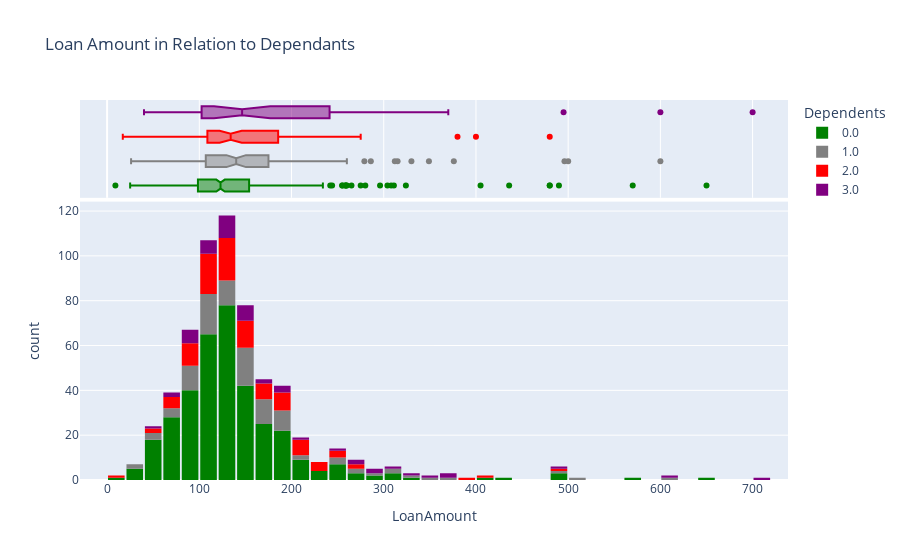

This figure's notebook cell:
### Code cell
fig = px.histogram(loan_data, x='LoanAmount', marginal='box', color='Dependents', color_discrete_sequence=['green', 'grey', 'red', 'purple'], title='Loan Amount in Relation to Dependants')
fig.update_layout(bargap=0.1)
fig.show()

### Figure 1 — Plotly figure (JSON) as saved in the notebook; plotly's stock layout.template omitted (floating-point values rounded to 4 significant figures; data arrays with more than 128 entries replaced by an {"elided": "..."} marker saying what was removed)
{"data": [{"alignmentgroup": "True", "bingroup": "x", "hovertemplate": "Dependents=0.0<br>LoanAmount=%{x}<br>count=%{y}<extra></extra>", "legendgroup": "0.0", "marker": {"color": "green"}, "name": "0.0", "offsetgroup": "0.0", "orientation": "v", "showlegend": true, "type": "histogram", "x": {"elided": "360 float values"}, "xaxis": "x", "yaxis": "y"}, {"alignmentgroup": "True", "hovertemplate": "Dependents=0.0<br>LoanAmount=%{x}<extra></extra>", "legendgroup": "0.0", "marker": {"color": "green"}, "name": "0.0", "notched": true, "offsetgroup": "0.0", "showlegend": false, "type": "box", "x": {"elided": "360 float values"}, "xaxis": "x2", "yaxis": "y2"}, {"alignmentgroup": "True", "bingroup": "x", "hovertemplate": "Dependents=1.0<br>LoanAmount=%{x}<br>count=%{y}<extra></extra>", "legendgroup": "1.0", "marker": {"color": "grey"}, "name": "1.0", "offsetgroup": "1.0", "orientation": "v", "showlegend": true, "type": "histogram", "x": [128, 349, 100, 315, 151, 201, 106, 44, 286, 180, 146.4, 312, 110, 146.4, 50, 100, 146.4, 185, 85, 160, 30, 160, 187, 121, 116, 180, 260, 66, 170, 90, 135, 240, 104, 140, 170, 112, 96, 140, 137, 123, 279, 330, 155, 90, 115, 158, 200, 135, 113, 96, 111, 112, 155, 376, 117, 182, 160, 158, 67, 81, 175, 111, 113, 152, 62, 160, 110, 81, 150, 152, 130, 190, 132, 162, 113, 86, 131, 500, 186, 105, 95, 138, 40, 250, 161, 94, 196, 140, 95, 128, 146.4, 158, 26, 600, 186, 107, 61, 146, 172, 496, 173, 253], "xaxis": "x", "yaxis": "y"}, {"alignmentgroup": "True", "hovertemplate": "Dependents=1.0<br>LoanAmount=%{x}<extra></extra>", "legendgroup": "1.0", "marker": {"color": "grey"}, "name": "1.0", "notched": true, "offsetgroup": "1.0", "showlegend": false, "type": "box", "x": [128, 349, 100, 315, 151, 201, 106, 44, 286, 180, 146.4, 312, 110, 146.4, 50, 100, 146.4, 185, 85, 160, 30, 160, 187, 121, 116, 180, 260, 66, 170, 90, 135, 240, 104, 140, 170, 112, 96, 140, 137, 123, 279, 330, 155, 90, 115, 158, 200, 135, 113, 96, 111, 112, 155, 376, 117, 182, 160, 158, 67, 81, 175, 111, 113, 152, 62, 160, 110, 81, 150, 152, 130, 190, 132, 162, 113, 86, 131, 500, 186, 105, 95, 138, 40, 250, 161, 94, 196, 140, 95, 128, 146.4, 158, 26, 600, 186, 107, 61, 146, 172, 496, 173, 253], "xaxis": "x2", "yaxis": "y2"}, {"alignmentgroup": "True", "bingroup": "x", "hovertemplate": "Dependents=2.0<br>LoanAmount=%{x}<br>count=%{y}<extra></extra>", "legendgroup": "2.0", "marker": {"color": "red"}, "name": "2.0", "offsetgroup": "2.0", "orientation": "v", "showlegend": true, "type": "histogram", "x": [267, 168, 70, 109, 200, 17, 112, 110, 120, 134, 97, 144, 97, 167, 99, 188, 81, 133, 225, 216, 81, 88, 129, 185, 187, 70, 113, 158, 200, 101, 166, 124, 72, 127, 116, 210, 120, 108, 112, 138, 150, 90, 78, 127, 134, 185, 144, 120, 146.4, 176, 125, 126, 165, 236, 155, 380, 130, 100, 113, 113, 135, 45, 239, 133, 110, 150, 125, 60, 96, 136, 98, 162, 150, 230, 132, 146.4, 246, 80, 160, 208, 243, 148, 113, 45, 480, 400, 110, 107, 146.4, 108, 258, 275, 187, 108, 205, 106, 205, 187, 192, 157, 187], "xaxis": "x", "yaxis": "y"}, {"alignmentgroup": "True", "hovertemplate": "Dependents=2.0<br>LoanAmount=%{x}<extra></extra>", "legendgroup": "2.0", "marker": {"color": "red"}, "name": "2.0", "notched": true, "offsetgroup": "2.0", "showlegend": false, "type": "box", "x": [267, 168, 70, 109, 200, 17, 112, 110, 120, 134, 97, 144, 97, 167, 99, 188, 81, 133, 225, 216, 81, 88, 129, 185, 187, 70, 113, 158, 200, 101, 166, 124, 72, 127, 116, 210, 120, 108, 112, 138, 150, 90, 78, 127, 134, 185, 144, 120, 146.4, 176, 125, 126, 165, 236, 155, 380, 130, 100, 113, 113, 135, 45, 239, 133, 110, 150, 125, 60, 96, 136, 98, 162, 150, 230, 132, 146.4, 246, 80, 160, 208, 243, 148, 113, 45, 480, 400, 110, 107, 146.4, 108, 258, 275, 187, 108, 205, 106, 205, 187, 192, 157, 187], "xaxis": "x2", "yaxis": "y2"}, {"alignmentgroup": "True", "bingroup": "x", "hovertemplate": "Dependents=3.0<br>LoanAmount=%{x}<br>count=%{y}<extra></extra>", "legendgroup": "3.0", "marker": {"color": "purple"}, "name": "3.0", "offsetgroup": "3.0", "orientation": "v", "showlegend": true, "type": "histogram", "x": [158, 320, 99, 125, 95, 187, 180, 130, 94, 370, 290, 600, 700, 81, 495, 146.4, 128, 130, 100, 255, 94, 128, 160, 110, 124, 300, 146.4, 173, 74, 95, 200, 130, 185, 275, 360, 148, 128, 70, 100, 113, 150, 100, 100, 157, 260, 123, 150, 292, 350, 128, 40], "xaxis": "x", "yaxis": "y"}, {"alignmentgroup": "True", "hovertemplate": "Dependents=3.0<br>LoanAmount=%{x}<extra></extra>", "legendgroup": "3.0", "marker": {"color": "purple"}, "name": "3.0", "notched": true, "offsetgroup": "3.0", "showlegend": false, "type": "box", "x": [158, 320, 99, 125, 95, 187, 180, 130, 94, 370, 290, 600, 700, 81, 495, 146.4, 128, 130, 100, 255, 94, 128, 160, 110, 124, 300, 146.4, 173, 74, 95, 200, 130, 185, 275, 360, 148, 128, 70, 100, 113, 150, 100, 100, 157, 260, 123, 150, 292, 350, 128, 40], "xaxis": "x2", "yaxis": "y2"}], "layout": {"bargap": 0.1, "barmode": "relative", "legend": {"title": {"text": "Dependents"}, "tracegroupgap": 0}, "title": {"text": "Loan Amount in Relation to Dependants"}, "xaxis": {"anchor": "y", "domain": [0, 1], "title": {"text": "LoanAmount"}}, "xaxis2": {"anchor": "y2", "domain": [0, 1], "matches": "x", "showgrid": true, "showticklabels": false}, "yaxis": {"anchor": "x", "domain": [0, 0.7326], "title": {"text": "count"}}, "yaxis2": {"anchor": "x2", "domain": [0.7426, 1], "matches": "y2", "showgrid": false, "showline": false, "showticklabels": false, "ticks": ""}}}
